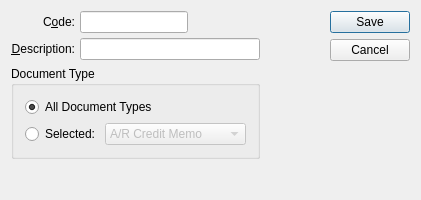
<?xml version="1.0" encoding="UTF-8"?>
<ui version="4.0">
 <comment>This file is part of the xTuple ERP: PostBooks Edition, a free and
open source Enterprise Resource Planning software suite,
Copyright (c) 1999-2011 by OpenMFG LLC, d/b/a xTuple.
It is licensed to you under the Common Public Attribution License
version 1.0, the full text of which (including xTuple-specific Exhibits)
is available at www.xtuple.com/CPAL.  By using this software, you agree
to be bound by its terms.</comment>
 <class>reasonCode</class>
 <widget class="QDialog" name="reasonCode">
  <property name="geometry">
   <rect>
    <x>0</x>
    <y>0</y>
    <width>421</width>
    <height>200</height>
   </rect>
  </property>
  <property name="windowTitle">
   <string>Reason Code</string>
  </property>
  <layout class="QGridLayout" name="gridLayout_2">
   <item row="0" column="0">
    <layout class="QHBoxLayout" name="horizontalLayout_3">
     <item>
      <layout class="QVBoxLayout" name="verticalLayout_2">
       <item>
        <layout class="QVBoxLayout" name="verticalLayout">
         <item>
          <layout class="QHBoxLayout">
           <property name="spacing">
            <number>5</number>
           </property>
           <item>
            <layout class="QVBoxLayout">
             <property name="spacing">
              <number>5</number>
             </property>
             <item>
              <widget class="QLabel" name="_codeLit">
               <property name="text">
                <string>C&amp;ode:</string>
               </property>
               <property name="alignment">
                <set>Qt::AlignRight|Qt::AlignTrailing|Qt::AlignVCenter</set>
               </property>
               <property name="buddy">
                <cstring>_code</cstring>
               </property>
              </widget>
             </item>
             <item>
              <widget class="QLabel" name="_descriptionLit">
               <property name="text">
                <string>&amp;Description:</string>
               </property>
               <property name="alignment">
                <set>Qt::AlignRight|Qt::AlignTrailing|Qt::AlignVCenter</set>
               </property>
               <property name="buddy">
                <cstring>_description</cstring>
               </property>
              </widget>
             </item>
            </layout>
           </item>
           <item>
            <layout class="QVBoxLayout">
             <property name="spacing">
              <number>5</number>
             </property>
             <item>
              <layout class="QHBoxLayout">
               <property name="spacing">
                <number>0</number>
               </property>
               <item>
                <widget class="XLineEdit" name="_code"/>
               </item>
               <item>
                <spacer name="Spacer18">
                 <property name="orientation">
                  <enum>Qt::Horizontal</enum>
                 </property>
                 <property name="sizeType">
                  <enum>QSizePolicy::Expanding</enum>
                 </property>
                 <property name="sizeHint" stdset="0">
                  <size>
                   <width>20</width>
                   <height>20</height>
                  </size>
                 </property>
                </spacer>
               </item>
              </layout>
             </item>
             <item>
              <widget class="XLineEdit" name="_description"/>
             </item>
            </layout>
           </item>
          </layout>
         </item>
         <item>
          <widget class="QGroupBox" name="docTypeGroup">
           <property name="sizePolicy">
            <sizepolicy hsizetype="Fixed" vsizetype="Fixed">
             <horstretch>0</horstretch>
             <verstretch>0</verstretch>
            </sizepolicy>
           </property>
           <property name="title">
            <string>Document Type</string>
           </property>
           <layout class="QGridLayout" name="gridLayout">
            <item row="0" column="0">
             <layout class="QHBoxLayout" name="horizontalLayout">
              <item>
               <widget class="QRadioButton" name="_allDocTypes">
                <property name="text">
                 <string>All Document Types</string>
                </property>
                <property name="checked">
                 <bool>true</bool>
                </property>
               </widget>
              </item>
              <item>
               <spacer name="horizontalSpacer_2">
                <property name="orientation">
                 <enum>Qt::Horizontal</enum>
                </property>
                <property name="sizeHint" stdset="0">
                 <size>
                  <width>40</width>
                  <height>15</height>
                 </size>
                </property>
               </spacer>
              </item>
             </layout>
            </item>
            <item row="1" column="0">
             <layout class="QHBoxLayout" name="horizontalLayout_2">
              <property name="spacing">
               <number>5</number>
              </property>
              <item>
               <widget class="QRadioButton" name="_selectedDocType">
                <property name="text">
                 <string>Selected:</string>
                </property>
               </widget>
              </item>
              <item>
               <widget class="XComboBox" name="_docType">
                <property name="enabled">
                 <bool>false</bool>
                </property>
                <item>
                 <property name="text">
                  <string>A/R Credit Memo</string>
                 </property>
                </item>
                <item>
                 <property name="text">
                  <string>A/R Debit Memo</string>
                 </property>
                </item>
                <item>
                 <property name="text">
                  <string>Return Authorization</string>
                 </property>
                </item>
               </widget>
              </item>
             </layout>
            </item>
           </layout>
          </widget>
         </item>
        </layout>
       </item>
       <item>
        <spacer name="Spacer13">
         <property name="orientation">
          <enum>Qt::Vertical</enum>
         </property>
         <property name="sizeType">
          <enum>QSizePolicy::Expanding</enum>
         </property>
         <property name="sizeHint" stdset="0">
          <size>
           <width>20</width>
           <height>0</height>
          </size>
         </property>
        </spacer>
       </item>
      </layout>
     </item>
     <item>
      <spacer name="horizontalSpacer">
       <property name="orientation">
        <enum>Qt::Horizontal</enum>
       </property>
       <property name="sizeHint" stdset="0">
        <size>
         <width>0</width>
         <height>20</height>
        </size>
       </property>
      </spacer>
     </item>
    </layout>
   </item>
   <item row="0" column="1">
    <widget class="QDialogButtonBox" name="_buttonBox">
     <property name="orientation">
      <enum>Qt::Vertical</enum>
     </property>
     <property name="standardButtons">
      <set>QDialogButtonBox::Cancel|QDialogButtonBox::Save</set>
     </property>
    </widget>
   </item>
  </layout>
 </widget>
 <layoutdefault spacing="6" margin="11"/>
 <pixmapfunction>qPixmapFromMimeSource</pixmapfunction>
 <customwidgets>
  <customwidget>
   <class>XComboBox</class>
   <extends>QComboBox</extends>
   <header>xcombobox.h</header>
  </customwidget>
  <customwidget>
   <class>XLineEdit</class>
   <extends>QLineEdit</extends>
   <header>xlineedit.h</header>
   <container>1</container>
  </customwidget>
 </customwidgets>
 <tabstops>
  <tabstop>_code</tabstop>
  <tabstop>_description</tabstop>
 </tabstops>
 <includes>
  <include location="global">parameter.h</include>
 </includes>
 <resources/>
 <connections>
  <connection>
   <sender>_selectedDocType</sender>
   <signal>toggled(bool)</signal>
   <receiver>_docType</receiver>
   <slot>setEnabled(bool)</slot>
   <hints>
    <hint type="sourcelabel">
     <x>65</x>
     <y>135</y>
    </hint>
    <hint type="destinationlabel">
     <x>197</x>
     <y>135</y>
    </hint>
   </hints>
  </connection>
 </connections>
</ui>
